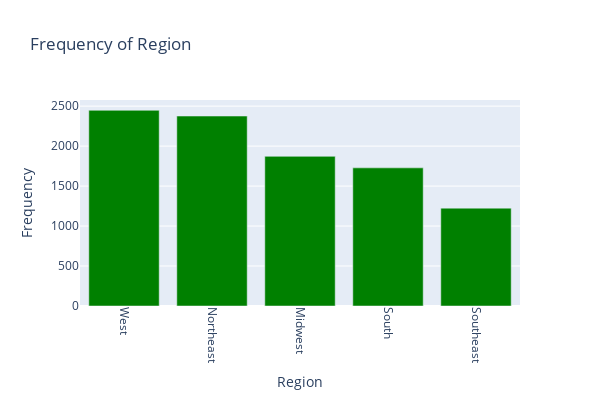

Here is the notebook cell this chart was saved with:
### Markdown cell above
Frequency of Region

### Code cell
#Frequency of the Region
retailer_counts = data['Region'].value_counts()

bar_trace = go.Bar(
    x=retailer_counts.index,
    y=retailer_counts.values,
    marker=dict(color='green')  
)

fig = go.Figure(bar_trace)

fig.update_layout(
    title='Frequency of Region',
    xaxis_title='Region',
    yaxis_title='Frequency',
    xaxis=dict(tickangle=90),  
    width=600,  
    height=400,  
)

fig.show()

### Figure 1 — Plotly figure (JSON) as saved in the notebook; plotly's stock layout.template omitted (floating-point values rounded to 4 significant figures)
{"data": [{"marker": {"color": "green"}, "type": "bar", "x": ["West", "Northeast", "Midwest", "South", "Southeast"], "y": [2448, 2376, 1872, 1728, 1224]}], "layout": {"height": 400, "title": {"text": "Frequency of Region"}, "width": 600, "xaxis": {"tickangle": 90, "title": {"text": "Region"}}, "yaxis": {"title": {"text": "Frequency"}}}}
